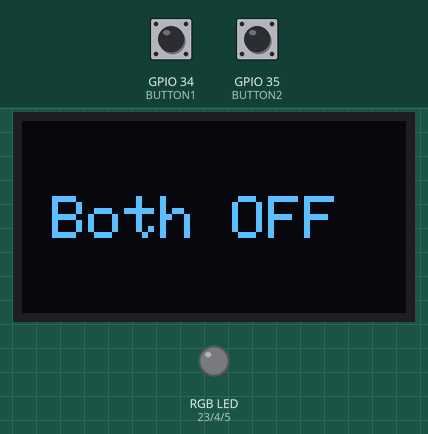
This program was run on a simulated ESP32. On the bench: 128×64 one-colour display, an RGB LED mixed from three pins (HIGH = lit). Dashed ring = blinking. The test bench sets the inputs (shaded band); at power-on: GPIO 34 (BUTTON1) HIGH, GPIO 35 (BUTTON2) HIGH.

Above: at 1.2 s.
1.3 s: GPIO 34 (BUTTON1) pulled LOW for 0.15 s
At 1.77 s:
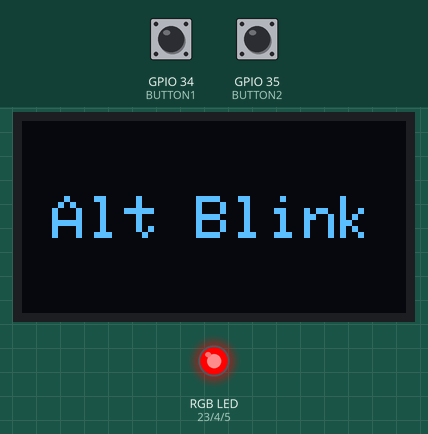
2.0 s: GPIO 34 (BUTTON1) pulled LOW for 1 s
At 2.4 s:
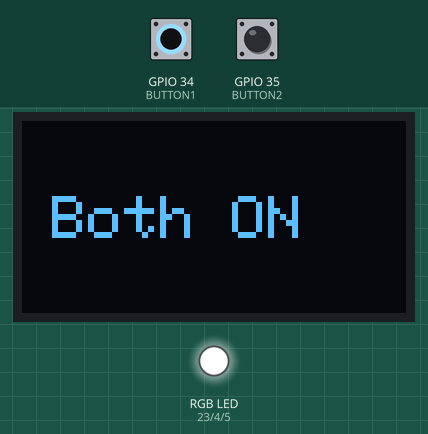
4.5 s: GPIO 34 (BUTTON1) pulled LOW for 0.15 s
At 4.67 s:
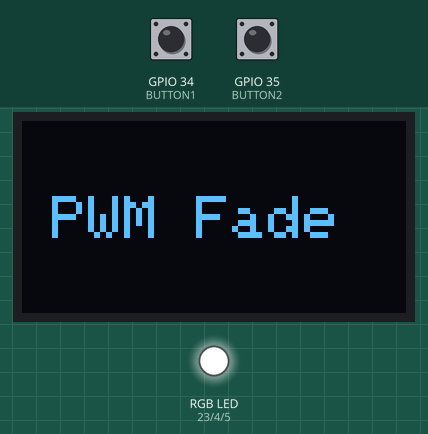
5.2 s: GPIO 35 (BUTTON2) pulled LOW for 0.15 s
At 6.1 s:
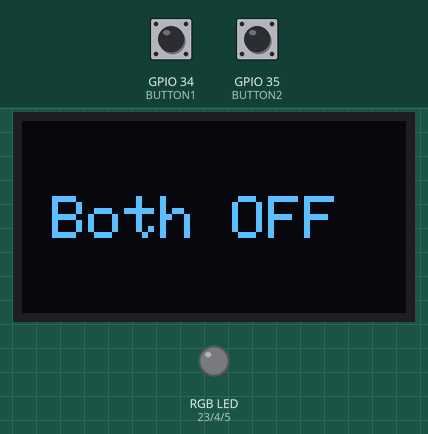
6.8 s: GPIO 34 (BUTTON1) pulled LOW for 3.2 s
At 7.67 s:
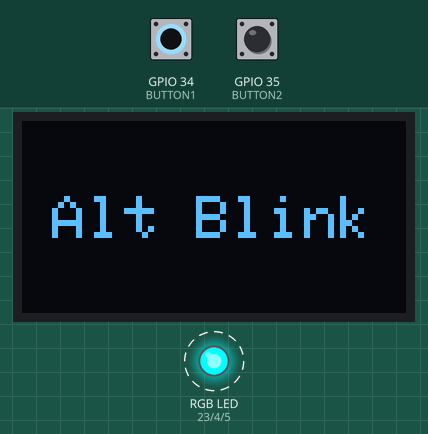
10.6 s: GPIO 34 (BUTTON1) pulled LOW for 0.15 s
At 11.4 s:
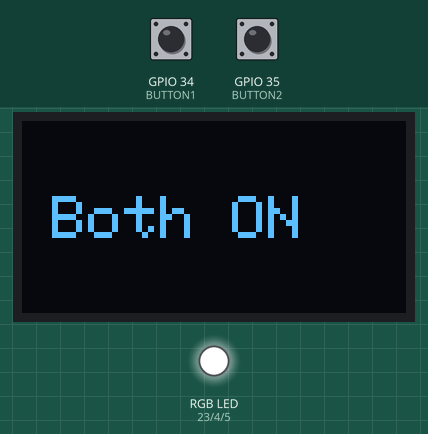
Timing chart, 0 to 13.2 s (numbered marks = the images above; inputs shaded):
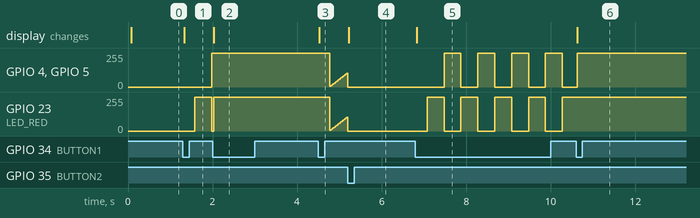

The program:

main.cpp
```cpp
#include <Arduino.h>
#include <Wire.h>
#include <Adafruit_GFX.h>
#include <Adafruit_SSD1306.h>

// --- Pin setup ---
#define BUTTON1 34
#define BUTTON2 35
#define LED_RED 23
#define LED_GREEN 4
#define LED_BLUE 5

// --- OLED setup ---
#define SCREEN_WIDTH 128
#define SCREEN_HEIGHT 64
#define OLED_RESET -1
Adafruit_SSD1306 display(SCREEN_WIDTH, SCREEN_HEIGHT, &Wire, OLED_RESET);

// --- Mode Variables ---
int mode = 0;
bool lastButton1 = HIGH;
bool lastButton2 = HIGH;

// --- PWM Setup (ESP32 specific) ---
const int CH_RED = 0;
const int CH_GREEN = 1;
const int CH_BLUE = 2;
const int PWM_FREQ = 5000;
const int PWM_RES = 8; // 0–255

// --- Timing variables ---
unsigned long prevMillis = 0;
int fadeValue = 0;
int fadeStep = 5;
bool toggle = false;

// --- OLED Display Function ---
void showMode(const char* text) {
  display.clearDisplay();
  display.setTextSize(2);
  display.setTextColor(SSD1306_WHITE);
  display.setCursor(10, 25);
  display.println(text);
  display.display();
}

// --- Helper Functions ---
void allOff() {
  ledcWrite(CH_RED, 0);
  ledcWrite(CH_GREEN, 0);
  ledcWrite(CH_BLUE, 0);
}

void allOn() {
  ledcWrite(CH_RED, 255);
  ledcWrite(CH_GREEN, 255);
  ledcWrite(CH_BLUE, 255);
}

void alternateBlink() {
  unsigned long currentMillis = millis();
  if (currentMillis - prevMillis >= 400) {
    prevMillis = currentMillis;
    toggle = !toggle;
    if (toggle) {
      ledcWrite(CH_RED, 255);
      ledcWrite(CH_GREEN, 0);
      ledcWrite(CH_BLUE, 0);
    } else {
      ledcWrite(CH_RED, 0);
      ledcWrite(CH_GREEN, 255);
      ledcWrite(CH_BLUE, 255);
    }
  }
}

void pwmFade() {
  unsigned long currentMillis = millis();
  if (currentMillis - prevMillis >= 20) {
    prevMillis = currentMillis;
    fadeValue += fadeStep;
    if (fadeValue <= 0 || fadeValue >= 255) fadeStep = -fadeStep;
    ledcWrite(CH_RED, fadeValue);
    ledcWrite(CH_GREEN, fadeValue);
    ledcWrite(CH_BLUE, fadeValue);
  }
}

// --- Setup ---
void setup() {
  pinMode(BUTTON1, INPUT_PULLUP);
  pinMode(BUTTON2, INPUT_PULLUP);

  // --- OLED init ---
  display.begin(SSD1306_SWITCHCAPVCC, 0x3C);
  display.clearDisplay();
  display.display();

  // --- LED PWM setup ---
  ledcSetup(CH_RED, PWM_FREQ, PWM_RES);
  ledcSetup(CH_GREEN, PWM_FREQ, PWM_RES);
  ledcSetup(CH_BLUE, PWM_FREQ, PWM_RES);

  ledcAttachPin(LED_RED, CH_RED);
  ledcAttachPin(LED_GREEN, CH_GREEN);
  ledcAttachPin(LED_BLUE, CH_BLUE);

  allOff();
  showMode("Both OFF");
}

// --- Main Loop ---
void loop() {
  bool btn1 = digitalRead(BUTTON1);
  bool btn2 = digitalRead(BUTTON2);

  // --- Button 1: Cycle Mode ---
  if (btn1 == LOW && lastButton1 == HIGH) {
    mode++;
    if (mode > 3) mode = 0;
    switch (mode) {
      case 0: showMode("Both OFF"); allOff(); break;
      case 1: showMode("Alt Blink"); break;
      case 2: showMode("Both ON"); allOn(); break;
      case 3: showMode("PWM Fade"); break;
    }
    delay(250); // debounce
  }

  // --- Button 2: Reset ---
  if (btn2 == LOW && lastButton2 == HIGH) {
    mode = 0;
    allOff();
    showMode("Both OFF");
    delay(250);
  }

  lastButton1 = btn1;
  lastButton2 = btn2;

  // --- Mode Execution ---
  switch (mode) {
    case 0: allOff(); break;
    case 1: alternateBlink(); break;
    case 2: allOn(); break;
    case 3: pwmFade(); break;
  }
}
```

Measured:
- after the input at 1.3 s, GPIO 4 (LED_GREEN), GPIO 5 (LED_BLUE): 0/255 → 255/255 after 0.68 s; GPIO 23 (LED_RED): 0/255 → 255/255 after 0.28 s, → 0/255 0.40 s later; the display: changes at once (image 1)
- after the input at 2.0 s, GPIO 4 (LED_GREEN), GPIO 5 (LED_BLUE): stops changing and stays 255/255; the display: changes at once (image 2)
- after the input at 4.5 s, the display: changes at once (image 3)
- after the input at 5.2 s, the display: changes at once (image 4)
- after the input at 6.8 s, GPIO 4 (LED_GREEN), GPIO 5 (LED_BLUE): alternates 255/255 for 0.40 s and 0/255 for 0.40 s, starting after 0.68 s; GPIO 23 (LED_RED): alternates 255/255 for 0.40 s and 0/255 for 0.40 s, starting after 0.28 s; the display: changes at once (image 5)
- after the input at 10.6 s, GPIO 23 (LED_RED): stops changing and stays 255/255; the display: changes at once (image 6)
